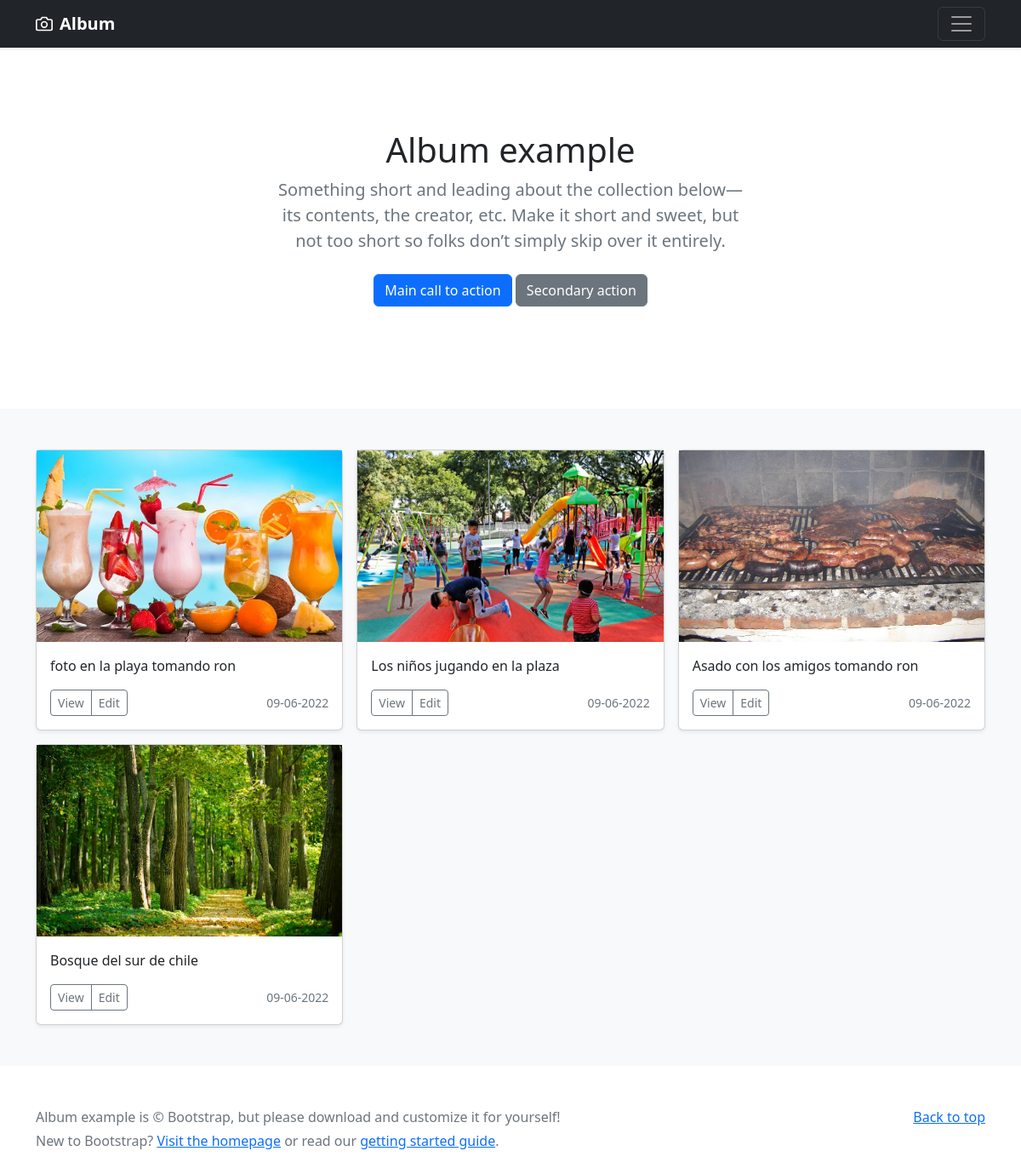
The page / on the database its author committed.
### front/models.py (models this page shows, shortened)
class Foto(models.Model):
    idFoto = models.IntegerField(primary_key=True)
    nombreFoto = models.CharField(max_length=100)
    nombreArchivo= models.CharField(max_length=256)
    descripcion=models.CharField(max_length=500)
    fechaPublicacion=models.DateField(default=datetime.now())

### front/views.py (the view)
# urls.py: path('', Index),
def Index(request):
    fotos = Foto.objects.all()
    datos ={'fotos': fotos} #par ordenado de atributo y valor que se van a pasar a la vista
    return render(request, 'index.html', datos)

### front/templates/index.html (shortened to what this page needs)
{% load static %}
<!doctype html>
<html lang="en">
  <head>
  <link href="https://cdn.jsdelivr.net/npm/bootstrap@5.2.0-beta1/dist/css/bootstrap.min.css" rel="stylesheet">
  </head>
  <body>
<header>
  <div class="navbar navbar-dark bg-dark shadow-sm">
    <div class="container">
      <a href="#" class="navbar-brand d-flex align-items-center">
        <strong>Album</strong>
      </a>
      <button class="navbar-toggler" type="button" data-bs-toggle="collapse" data-bs-target="#navbarHeader" aria-controls="navbarHeader" aria-expanded="false" aria-label="Toggle navigation">
        <span class="navbar-toggler-icon"></span>
      </button>
    </div>
  </div>
</header>
<main>
  <section class="py-5 text-center container">
    <div class="row py-lg-5">
      <div class="col-lg-6 col-md-8 mx-auto">
        <h1 class="fw-light">Album example</h1>
        <p class="lead text-muted">Something short and leading about the collection below—its contents, the creator, etc. Make it short and sweet, but not too short so folks don’t simply skip over it entirely.</p>
        <p>
          <a href="#" class="btn btn-primary my-2">Main call to action</a>
          <a href="#" class="btn btn-secondary my-2">Secondary action</a>
        </p>
      </div>
    </div>
  </section>
  <div class="album py-5 bg-light">
    <div class="container">
      <div class="row row-cols-1 row-cols-sm-2 row-cols-md-3 g-3">
        {% for foto in fotos %}
        <div class="col">
          <div class="card shadow-sm">
            <img src="{% static 'img/'%}{{foto.nombreArchivo}}" height="225" width="100%">
            <div class="card-body">
              <p class="card-text">{{foto.descripcion}}</p>
              <div class="d-flex justify-content-between align-items-center">
                <div class="btn-group">
                  <button type="button" class="btn btn-sm btn-outline-secondary">View</button>
                  <button type="button" class="btn btn-sm btn-outline-secondary">Edit</button>
                </div>
                <small class="text-muted">{{foto.fechaPublicacion|date:'d-m-Y'}}</small>
              </div>
            </div>
          </div>
        </div>
        {% endfor %}
      </div>
    </div>
  </div>
</main>
<footer class="text-muted py-5">
  <div class="container">
    <p class="float-end mb-1">
      <a href="#">Back to top</a>
    </p>
    <p class="mb-1">Album example is &copy; Bootstrap, but please download and customize it for yourself!</p>
    <p class="mb-0">New to Bootstrap? <a href="/">Visit the homepage</a> or read our <a href="../getting-started/introduction/">getting started guide</a>.</p>
  </div>
</footer>
  </body>
</html>

### rows shown on the page
Foto: nombreArchivo (picture), descripcion "foto en la playa tomando ron", fechaPublicacion "09-06-2022"
Foto: nombreArchivo (picture), descripcion "Los niños jugando en la plaza", fechaPublicacion "09-06-2022"
Foto: nombreArchivo (picture), descripcion "Asado con los amigos tomando ron", fechaPublicacion "09-06-2022"
Foto: nombreArchivo (picture), descripcion "Bosque del sur de chile", fechaPublicacion "09-06-2022"
